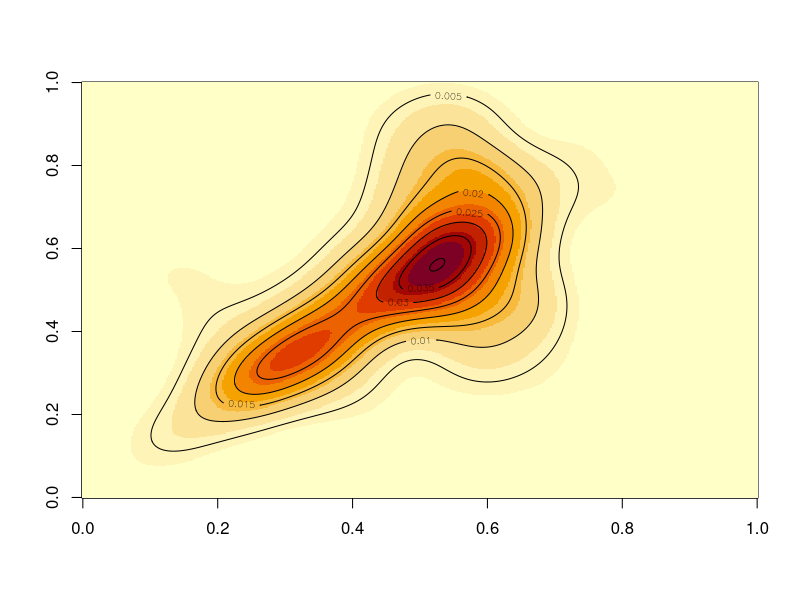

The R script that drew this image: (Note: a time limit stopped this script after it produced the figure.)


set.seed(153)
#generate random values
n=400
#generate random mean vectors
mu1=c(runif(1,0,5), runif(1,3,9))
mu2=c(runif(1,3,7), runif(1,0,5))
mu3=c(runif(1,0,5), runif(1,7,12))
mu4=c(runif(1,1,9), runif(1,4,5))

means.list=list(mu1, mu2, mu3, mu4)

prop1=0.3
prop2=0.2
prop3=0.1
prop4=0.4

props.vec=c(prop1, prop2, prop3, prop4)

library(Matrix)
#generate random sigmas and find the nearest positive definite form:
sigma1=as.matrix(nearPD(matrix(c( runif(1,0,1), runif(1,-3,5), runif(1,-1,1), runif(1,5,6) ), ncol = 2), keepDiag = TRUE)$mat)
sigma2=as.matrix(nearPD(matrix(c( runif(1,2,10), runif(1,-1,1), runif(1,-5,9), runif(1,1,4) ), ncol = 2), keepDiag = TRUE)$mat)
sigma3=as.matrix(nearPD(matrix(c( runif(1,5,7), runif(1,-7,3), runif(1,-3,3), runif(1,2,4) ), ncol = 2), keepDiag = TRUE)$mat)
sigma4=as.matrix(nearPD(matrix(c( runif(1,1,9), runif(1,2,5), runif(1,2,4), runif(1,3,4) ), ncol = 2), keepDiag = TRUE)$mat)

sigmas.list=list(sigma1=sigma1, sigma2=sigma2, sigma3=sigma3, sigma4=sigma4)

#==================function==============================
Gen.mix.data=function(prop, varcov.mat, Samp.size, mu){
  
  n=Samp.size*prop
  z1=rnorm(n)
  z2=rnorm(n)
  
  Z=cbind(z1,z2)
  
  sig.chol=chol(varcov.mat)
  
  mixi.obs=t(t(sig.chol)%*%t(Z))+mu
  return(mixi.obs)
  
}
#========================================================

mix1.obs=Gen.mix.data(prop1, sigma1, n, mu1)
mix2.obs=Gen.mix.data(prop2, sigma2, n, mu2)
mix3.obs=Gen.mix.data(prop3, sigma3, n, mu3)
mix4.obs=Gen.mix.data(prop4, sigma4, n, mu4)

obs.list=list(mix1=mix1.obs, mix2=mix2.obs, mix3=mix3.obs, mix4=mix4.obs)

mix.mat=rbind(mix1.obs, mix2.obs, mix3.obs, mix4.obs)

#===================function=================================
calc.mix=function(observations=NULL, props=NULL, sigmas, means){
  
  library(mvtnorm)
  dat.obs=list()
  
  for(i in 1:4){dat.obs[[i]]=props[i]*dmvnorm(observations, mean = means[[i]], sigma = sigmas[[i]])}
  
  mixture.obs=Reduce("+", dat.obs)
  return(mixture.obs)
}
#============================================================

dens.mixmat=calc.mix(observations = mix.mat, props=props.vec, sigmas = sigmas.list, means=means.list)

library(MASS)


dens=kde2d(mix.mat[,1], mix.mat[,2], n=dim(mix.mat)[1])$z
image(dens)
contour(dens, add = TRUE)


library(knitr)
kable(as.data.frame(means.list), digits = 4, col.names = c("Mu.1", "Mu.2","Mu.3","Mu.4"),
      caption="True Mean vectors for jth mixture component")
kable(as.data.frame(sigmas.list), digits = 4,
      caption="True Variance-Covariance matrices for jth mixture component")
names(props.vec)=c("mix1","mix2","mix3","mix4")
kable(as.data.frame(props.vec), digits = 4, col.names = c("Proportion"),
      caption="True Mixing Proportions")

#=================================================================================================================
#-----------------------------------------------------------------------------------------------------------------
#=================================================================================================================

#functions needed to compute EM

#==================function====================
MLE.mean=function(mix.data=NULL, T.ij.matrix=NULL, n=NULL){
  mu1k = matrix(0, nrow = n, ncol = 2)
  mu2k = matrix(0, nrow = n, ncol = 2)
  mu3k = matrix(0, nrow = n, ncol = 2)
  mu4k = matrix(0, nrow = n, ncol = 2)
  
  for(i in 1:n){
    
    mu1k[i,]=T.ij.matrix[i,1]%*%mix.data[i,]
    mu2k[i,]=T.ij.matrix[i,2]%*%mix.data[i,]
    mu3k[i,]=T.ij.matrix[i,3]%*%mix.data[i,]
    mu4k[i,]=T.ij.matrix[i,4]%*%mix.data[i,]
    
  }
  mu1k=colSums(mu1k)/sum(T.ij.matrix[,1])
  mu2k=colSums(mu2k)/sum(T.ij.matrix[,2])
  mu3k=colSums(mu3k)/sum(T.ij.matrix[,3])
  mu4k=colSums(mu4k)/sum(T.ij.matrix[,4])
  
  return(list(mu1=mu1k, mu2=mu2k, mu3=mu3k, mu4=mu4k))
}
#==============================================


#==================function====================
MLE.sigma=function(mix.data = NULL, T.ij.matrix=NULL, updated.mu=NULL, n=NULL){
  
  sigma1k=list()
  sigma2k=list()
  sigma3k=list()
  sigma4k=list()
  
  
  for(i in 1:n){
    
    sigma1k[[i]]=T.ij.matrix[i,1]*((mix.data[i,]-updated.mu[[1]])%*%t(mix.data[i,]-updated.mu[[1]]))
    sigma2k[[i]]=T.ij.matrix[i,2]*((mix.data[i,]-updated.mu[[2]])%*%t(mix.data[i,]-updated.mu[[2]]))
    sigma3k[[i]]=T.ij.matrix[i,3]*((mix.data[i,]-updated.mu[[3]])%*%t(mix.data[i,]-updated.mu[[3]]))
    sigma4k[[i]]=T.ij.matrix[i,4]*((mix.data[i,]-updated.mu[[4]])%*%t(mix.data[i,]-updated.mu[[4]]))
  }
  
  sigma1k=Reduce("+", sigma1k)/sum(T.ij.matrix[,1])
  sigma2k=Reduce("+", sigma2k)/sum(T.ij.matrix[,2])
  sigma3k=Reduce("+", sigma3k)/sum(T.ij.matrix[,3])
  sigma4k=Reduce("+", sigma4k)/sum(T.ij.matrix[,4])
  
  return(list(sig1=sigma1k, sig2=sigma2k, sig3=sigma3k, sig4=sigma4k))
  
}


#==============================================

#==============================function=====================================================
EM.4mix=function(iterations=NULL, start.props=NULL, start.mu=NULL, start.sigma=NULL){
  
  # E-step initialization
  library(mvtnorm)
  pi.est.vec=start.props
  mu.est.list=start.mu
  sigma.est.list=start.sigma
  T.mat=matrix(0, nrow = 400, ncol = 4)
  stor=NULL
  stor2=NULL
  
  prop.estimates=as.data.frame(matrix(0, nrow = iterations, ncol = 4))
  means.estimates=list()
  sigmas.estimates=list()
  
  for(k in 1:its){
    
    
    #calculate expectation
    for(i in 1:n){
      stor=NULL
      for(j in 1:4){
        T.ij=(dmvnorm(mix.mat[i,], mean = mu.est.list[[j]], sigma = sigma.est.list[[j]])*pi.est.vec[j])/
          calc.mix(mix.mat[i,], pi.est.vec, sigmas = sigma.est.list, means = mu.est.list)
        T.mat[i,j]=T.ij
        #print(T.ij)
        logs=log(pi.est.vec[j])-(1/2)*log(2*pi)-(1/2)*log(det(sigma.est.list[[j]]))
        #print(logs)
        kernel=-(1/2)*t(mix.mat[i,]-mu.est.list[[j]])%*%sigma.est.list[[j]]%*%(mix.mat[i,]-mu.est.list[[j]]) 
        #print(kernel)
        stor[j]=T.ij%*%(logs*kernel)
        
        stor2[i]=sum(stor)
        
      }
      
      #print(stor)
      
    }   
    
    #---------------------The-M-Step---------------------
    #update parameters 
    #mean vector MLE
    updated.mu=MLE.mean(mix.data = mix.mat, T.ij.matrix = T.mat, n= 400)
    mu.est.list=updated.mu
    means.estimates[[k]]=as.data.frame(updated.mu)
    #sigma.MLE
    updated.sigma=MLE.sigma(mix.data = mix.mat, T.ij.matrix = T.mat, updated.mu = updated.mu, n=400 )
    sigma.est.list=updated.sigma
    sigmas.estimates[[k]]=as.data.frame(updated.sigma)
    #proportion MLE
    pi.est.vec=colMeans(T.mat)
    prop.estimates[k,]=colMeans(T.mat)
  }  
  
  return(list(means=means.estimates, sigmas=sigmas.estimates, props=prop.estimates))
  
}  



#=================================================================================================================
#-----------------------------------------------------------------------------------------------------------------
#=================================================================================================================





# library(mvtnorm)
# pi.est.vec=c(0.25,0.25,0.25,0.25)
# mu.est.list=list(c(1,1),c(0,0),c(2,2),c(3,3))
# sigma.est.list=list(matrix(c(1,0,0,1),ncol=2),matrix(c(1,0,0,1),ncol=2),matrix(c(1,0,0,1),ncol=2),matrix(c(1,0,0,1),ncol=2))
# T.mat=matrix(0, nrow = 400, ncol = 4)
#additional allocation

its=300

mu0=list(c(1,1),c(0,0),c(2,2),c(3,3))
sigma0=list(matrix(c(1,0,0,1),ncol=2),matrix(c(1,0,0,1),ncol=2),matrix(c(1,0,0,1),ncol=2),matrix(c(1,0,0,1),ncol=2))
pi0=c(0.25,0.25,0.25,0.25)

start.time=Sys.time()
output=EM.4mix(iterations = its, start.props = pi0, start.mu = mu0, start.sigma = sigma0)
end.time=Sys.time()

Time.to.compute=end.time-start.time
print(paste("Time To Compute EM:", round(Time.to.compute,4),"min;", "Iterations:", its , sep = " "))
library(knitr)

kable(as.data.frame(output$means[[its]]), digits = 4, caption="Mean Estimates at final iteration of EM")
kable(as.data.frame(output$sigmas[[its]]), digits = 4, caption="Variance-Covariance Estimates at final iteration of EM")
kable(as.data.frame(output$props[its,]), digits = 4, caption="Mixing Proportion Estimates at final iteration of EM",
      col.names=c("pi.1","pi.2","pi.3","pi.4"))

meanii.vec=function(out=NULL,its=NULL,mix.idx=NULL){
  mean.EM.estimate=matrix(0, nrow = its, ncol=2)
  for(i in 1:its){mean.EM.estimate[i,]=out$means[[i]][,mix.idx]}
  
  return(mean.EM.estimate)
}

means1.mat=meanii.vec(output, its, mix.idx=1)
means2.mat=meanii.vec(output, its, mix.idx=2)
means3.mat=meanii.vec(output, its, mix.idx=3)
means4.mat=meanii.vec(output, its, mix.idx=4)

x.axis=c(1:its)
par(mfrow=c(2,2))
plot(x.axis, means1.mat[,1], type = "l", lwd=2.5, col="blue2", ylim=c(min(means1.mat), max(means1.mat)),
     main=paste("Estimate mean vec1"), xlab="Iteration", sub=paste("starting values", mu0[[1]], sep="_") )
lines(x.axis, means1.mat[,2], lwd=2.5, col="lightblue2")
plot(x.axis, means2.mat[,1], type = "l", lwd=2.5, col="blue2", ylim=c(min(means2.mat), max(means2.mat)),
     main=paste("Estimate mean vec2"), xlab="Iteration", sub=paste("starting values", mu0[[2]], sep="_") )
lines(x.axis, means2.mat[,2], lwd=2.5, col="lightblue2")
plot(x.axis, means3.mat[,1], type = "l", lwd=2.5, col="blue2", ylim=c(min(means3.mat), max(means3.mat)),
     main=paste("Estimate mean vec3"), xlab="Iteration", sub=paste("starting values", mu0[[3]], sep="_") )
lines(x.axis, means3.mat[,2], lwd=2.5, col="lightblue2")
plot(x.axis, means4.mat[,1], type = "l", lwd=2.5, col="blue2", ylim=c(min(means4.mat), max(means4.mat)),
     main=paste("Estimate mean vec4"), xlab="Iteration", sub=paste("starting values", mu0[[4]], sep="_") )
lines(x.axis, means4.mat[,2], lwd=2.5, col="lightblue2")
par(mfrow=c(1,1))
